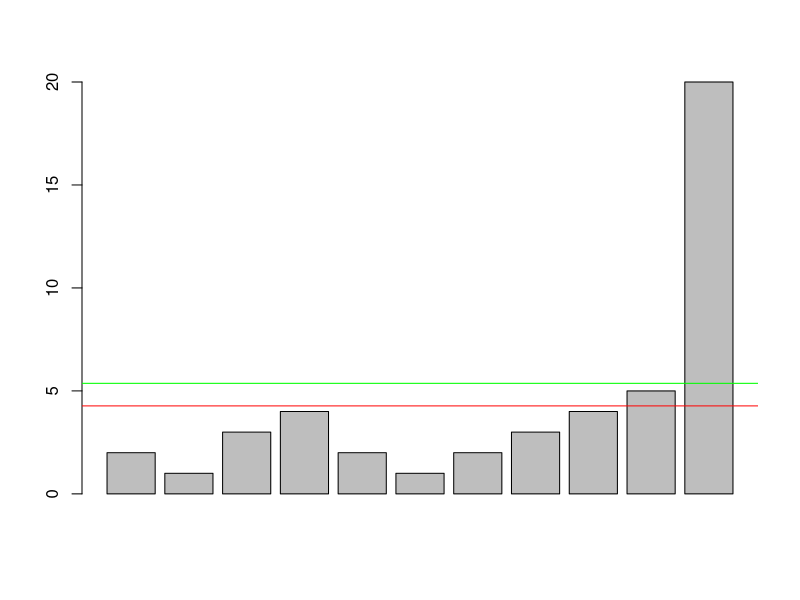

Recreate this plot in R.
a <- c(2, 1, 3, 4, 2, 1, 2, 3, 4, 5, 20)

deviation <- sd(a)
print(deviation)

meanValue <- mean(a)
print(meanValue)


barplot(a)
abline(h = meanValue, col = "red")
abline( h = deviation, col = "green")


